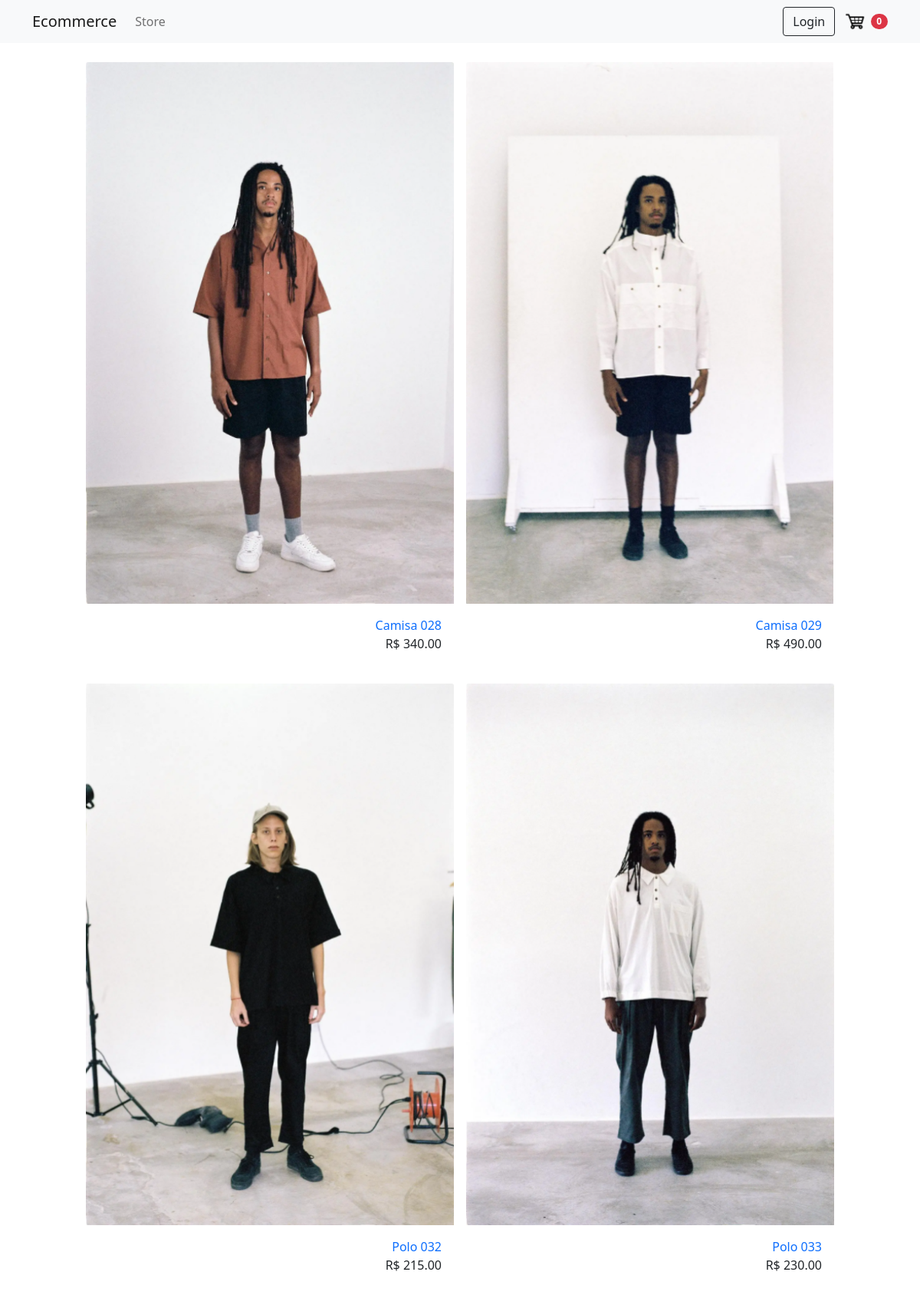
The page / on the database its author committed.
### store/models.py (models this page shows, shortened)
class Product(models.Model):
    product_code = models.CharField(max_length=5, unique=True)
    name = models.CharField(max_length=30, null=False)
    price = models.FloatField()
    image = models.ImageField(null=True, blank=True)
    description = models.TextField(null=True, blank=True, max_length=200)
    @property
    def imageURL(self):
        try:
            url = self.image.url
        except:
            url = ''
        return url

### store/views.py (the view)
# urls.py: path('', include('store.urls')),
def store(request):
    products = Product.objects.all()
    context = {
        'products': products
    }
    return render(request, 'store/store.html', context)

### store/templates/store/store.html
{% extends 'store/main.html' %}
{% load static %}
{% block content %}
<div class="container-fluid pt-3" style="max-width:1000px">
  <div class="row gutter justify-content-around">
    {% for product in products %}
      <div class="col-12 col-sm-12 col-md-6 col-lg-6 mb-4">
        <div class="card-product d-flex flex-column align-items-strech h-100 m-0 position-relative final" style="min-width: 18rem; max-width: 30rem">
          <a href="">
            <img class="card-img-top" src="{{ product.imageURL }}" alt="Card image cap" style="max-height: 706px;">
          </a>
          <div class="card-body">
            <a href="{% url 'product' product.id %}">
              <p class="card-text" style="text-align:right">{{product.name}}</p>
            </a>
            <p class="card-text" style="text-align:right">R$ {{product.price|floatformat:2}}</p>
          </div>
        </div>
      </div>
    {% endfor %}
  </div>
</div>
{% endblock content %}

### store/templates/store/main.html (style rules this page uses)
a { text-decoration: none; }
.gutter { --bs-gutter-x: 1rem }

### rows shown on the page
Product: imageURL (picture), name "Camisa 028", price "340.00"
Product: imageURL (picture), name "Camisa 029", price "490.00"
Product: imageURL (picture), name "Polo 032", price "215.00"
Product: imageURL (picture), name "Polo 033", price "230.00"
